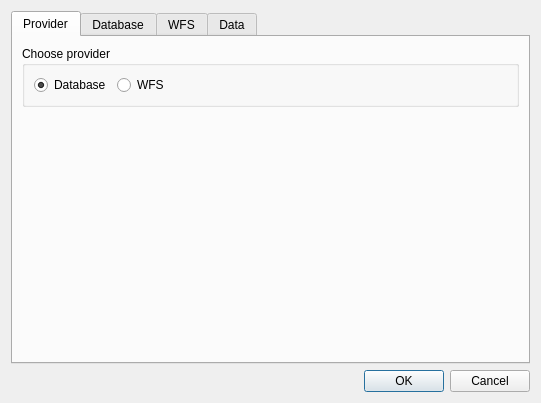
<?xml version="1.0" encoding="UTF-8"?>
<ui version="4.0">
 <class>Settings</class>
 <widget class="QDialog" name="Settings">
  <property name="geometry">
   <rect>
    <x>0</x>
    <y>0</y>
    <width>541</width>
    <height>403</height>
   </rect>
  </property>
  <property name="sizePolicy">
   <sizepolicy hsizetype="Minimum" vsizetype="Preferred">
    <horstretch>0</horstretch>
    <verstretch>0</verstretch>
   </sizepolicy>
  </property>
  <property name="windowTitle">
   <string> Settings</string>
  </property>
  <layout class="QGridLayout" name="gridLayout">
   <item row="3" column="0">
    <widget class="QDialogButtonBox" name="buttonBox">
     <property name="enabled">
      <bool>true</bool>
     </property>
     <property name="standardButtons">
      <set>QDialogButtonBox::Cancel|QDialogButtonBox::Ok</set>
     </property>
    </widget>
   </item>
   <item row="1" column="0">
    <widget class="QTabWidget" name="tabWidget">
     <property name="enabled">
      <bool>true</bool>
     </property>
     <property name="tabShape">
      <enum>QTabWidget::Rounded</enum>
     </property>
     <property name="currentIndex">
      <number>0</number>
     </property>
     <property name="elideMode">
      <enum>Qt::ElideLeft</enum>
     </property>
     <widget class="QWidget" name="tabProvider">
      <attribute name="title">
       <string>Provider</string>
      </attribute>
      <layout class="QGridLayout" name="gridLayout_11">
       <item row="0" column="0">
        <widget class="QGroupBox" name="groupBox_3">
         <property name="title">
          <string>Choose provider </string>
         </property>
         <layout class="QGridLayout" name="gridLayout_4">
          <item row="0" column="0">
           <layout class="QFormLayout" name="formLayout_3">
            <item row="0" column="0">
             <widget class="QRadioButton" name="radioButtonProviderDatabase">
              <property name="text">
               <string>Database</string>
              </property>
              <property name="checked">
               <bool>true</bool>
              </property>
             </widget>
            </item>
            <item row="0" column="1">
             <widget class="QRadioButton" name="radioButtonProviderWfs">
              <property name="text">
               <string>WFS</string>
              </property>
             </widget>
            </item>
           </layout>
          </item>
         </layout>
        </widget>
       </item>
       <item row="1" column="0">
        <spacer name="verticalSpacer_2">
         <property name="orientation">
          <enum>Qt::Vertical</enum>
         </property>
         <property name="sizeHint" stdset="0">
          <size>
           <width>20</width>
           <height>40</height>
          </size>
         </property>
        </spacer>
       </item>
      </layout>
     </widget>
     <widget class="QWidget" name="tabDatabase">
      <property name="enabled">
       <bool>true</bool>
      </property>
      <attribute name="title">
       <string>Database</string>
      </attribute>
      <layout class="QGridLayout" name="gridLayout_2">
       <item row="0" column="0">
        <widget class="QScrollArea" name="scrollArea">
         <property name="frameShape">
          <enum>QFrame::NoFrame</enum>
         </property>
         <property name="frameShadow">
          <enum>QFrame::Raised</enum>
         </property>
         <property name="widgetResizable">
          <bool>true</bool>
         </property>
         <widget class="QWidget" name="scrollAreaWidgetContents">
          <property name="geometry">
           <rect>
            <x>0</x>
            <y>0</y>
            <width>501</width>
            <height>302</height>
           </rect>
          </property>
          <layout class="QGridLayout" name="gridLayout_5">
           <item row="0" column="0">
            <widget class="QGroupBox" name="groupBox">
             <property name="title">
              <string>Connection parameter</string>
             </property>
             <layout class="QGridLayout" name="gridLayout_3">
              <item row="1" column="0">
               <layout class="QFormLayout" name="formLayout">
                <property name="labelAlignment">
                 <set>Qt::AlignLeading|Qt::AlignLeft|Qt::AlignVCenter</set>
                </property>
                <item row="0" column="0">
                 <widget class="QLabel" name="label">
                  <property name="text">
                   <string>Host</string>
                  </property>
                 </widget>
                </item>
                <item row="1" column="0">
                 <widget class="QLabel" name="label_2">
                  <property name="text">
                   <string>Database</string>
                  </property>
                 </widget>
                </item>
                <item row="2" column="0">
                 <widget class="QLabel" name="label_3">
                  <property name="text">
                   <string>Port</string>
                  </property>
                 </widget>
                </item>
                <item row="4" column="0">
                 <widget class="QLabel" name="label_4">
                  <property name="text">
                   <string>Username</string>
                  </property>
                 </widget>
                </item>
                <item row="5" column="0">
                 <widget class="QLabel" name="label_5">
                  <property name="text">
                   <string>User password</string>
                  </property>
                 </widget>
                </item>
                <item row="0" column="1">
                 <widget class="QLineEdit" name="lineEditDbHost"/>
                </item>
                <item row="1" column="1">
                 <widget class="QLineEdit" name="lineEditDbDatabase"/>
                </item>
                <item row="2" column="1">
                 <widget class="QLineEdit" name="lineEditDbPort"/>
                </item>
                <item row="3" column="1">
                 <widget class="QLineEdit" name="lineEditDbSchema"/>
                </item>
                <item row="4" column="1">
                 <widget class="QLineEdit" name="lineEditDbUsername"/>
                </item>
                <item row="5" column="1">
                 <widget class="QLineEdit" name="lineEditDbPassword">
                  <property name="echoMode">
                   <enum>QLineEdit::PasswordEchoOnEdit</enum>
                  </property>
                 </widget>
                </item>
                <item row="6" column="0">
                 <widget class="QLabel" name="label_6">
                  <property name="text">
                   <string>Admin</string>
                  </property>
                 </widget>
                </item>
                <item row="7" column="0">
                 <widget class="QLabel" name="label_7">
                  <property name="text">
                   <string>Admin password</string>
                  </property>
                 </widget>
                </item>
                <item row="6" column="1">
                 <widget class="QLineEdit" name="lineEditDbAdmin"/>
                </item>
                <item row="7" column="1">
                 <widget class="QLineEdit" name="lineEditDbAdminPassword">
                  <property name="echoMode">
                   <enum>QLineEdit::PasswordEchoOnEdit</enum>
                  </property>
                 </widget>
                </item>
                <item row="3" column="0">
                 <widget class="QLabel" name="label_9">
                  <property name="text">
                   <string>Schema</string>
                  </property>
                 </widget>
                </item>
               </layout>
              </item>
             </layout>
            </widget>
           </item>
          </layout>
         </widget>
        </widget>
       </item>
      </layout>
     </widget>
     <widget class="QWidget" name="tabWfs">
      <attribute name="title">
       <string>WFS</string>
      </attribute>
      <layout class="QGridLayout" name="gridLayout_7">
       <item row="0" column="0">
        <widget class="QScrollArea" name="scrollArea_2">
         <property name="frameShape">
          <enum>QFrame::NoFrame</enum>
         </property>
         <property name="frameShadow">
          <enum>QFrame::Plain</enum>
         </property>
         <property name="widgetResizable">
          <bool>true</bool>
         </property>
         <widget class="QWidget" name="scrollAreaWidgetContents_2">
          <property name="geometry">
           <rect>
            <x>0</x>
            <y>0</y>
            <width>501</width>
            <height>302</height>
           </rect>
          </property>
          <layout class="QGridLayout" name="gridLayout_9">
           <item row="0" column="0">
            <widget class="QGroupBox" name="groupBox_2">
             <property name="title">
              <string>Connection parameters </string>
             </property>
             <layout class="QGridLayout" name="gridLayout_8">
              <item row="0" column="0">
               <layout class="QFormLayout" name="formLayout_2">
                <property name="labelAlignment">
                 <set>Qt::AlignLeading|Qt::AlignLeft|Qt::AlignVCenter</set>
                </property>
                <item row="0" column="0">
                 <widget class="QLabel" name="label_8">
                  <property name="text">
                   <string>URL </string>
                  </property>
                 </widget>
                </item>
                <item row="0" column="1">
                 <widget class="QLineEdit" name="lineEditWfsUrl"/>
                </item>
                <item row="1" column="0">
                 <widget class="QLabel" name="label_11">
                  <property name="text">
                   <string>Namespace </string>
                  </property>
                 </widget>
                </item>
                <item row="2" column="0">
                 <widget class="QLabel" name="label_12">
                  <property name="text">
                   <string>Username</string>
                  </property>
                 </widget>
                </item>
                <item row="3" column="0">
                 <widget class="QLabel" name="label_13">
                  <property name="text">
                   <string>User password</string>
                  </property>
                 </widget>
                </item>
                <item row="1" column="1">
                 <widget class="QLineEdit" name="lineEditWfsNamespace"/>
                </item>
                <item row="2" column="1">
                 <widget class="QLineEdit" name="lineEditWfsUsername"/>
                </item>
                <item row="3" column="1">
                 <widget class="QLineEdit" name="lineEditWfsPassword">
                  <property name="echoMode">
                   <enum>QLineEdit::PasswordEchoOnEdit</enum>
                  </property>
                 </widget>
                </item>
               </layout>
              </item>
             </layout>
            </widget>
           </item>
          </layout>
         </widget>
        </widget>
       </item>
      </layout>
     </widget>
     <widget class="QWidget" name="tabData">
      <attribute name="title">
       <string>Data</string>
      </attribute>
      <layout class="QGridLayout" name="gridLayout_6">
       <item row="0" column="0">
        <widget class="QGroupBox" name="groupBox_4">
         <property name="title">
          <string>Temporary Data</string>
         </property>
         <layout class="QGridLayout" name="gridLayout_10">
          <item row="0" column="0">
           <layout class="QHBoxLayout" name="horizontalLayout_2">
            <item>
             <widget class="QLabel" name="label_10">
              <property name="text">
               <string>Directory: </string>
              </property>
             </widget>
            </item>
            <item>
             <widget class="QLineEdit" name="lineEditTempDir"/>
            </item>
            <item>
             <widget class="QPushButton" name="btnBrowseTempDir">
              <property name="text">
               <string>Browse</string>
              </property>
             </widget>
            </item>
           </layout>
          </item>
         </layout>
        </widget>
       </item>
       <item row="1" column="0">
        <spacer name="verticalSpacer">
         <property name="orientation">
          <enum>Qt::Vertical</enum>
         </property>
         <property name="sizeHint" stdset="0">
          <size>
           <width>20</width>
           <height>40</height>
          </size>
         </property>
        </spacer>
       </item>
      </layout>
     </widget>
    </widget>
   </item>
  </layout>
 </widget>
 <resources/>
 <connections>
  <connection>
   <sender>buttonBox</sender>
   <signal>rejected()</signal>
   <receiver>Settings</receiver>
   <slot>reject()</slot>
   <hints>
    <hint type="sourcelabel">
     <x>272</x>
     <y>383</y>
    </hint>
    <hint type="destinationlabel">
     <x>246</x>
     <y>279</y>
    </hint>
   </hints>
  </connection>
  <connection>
   <sender>buttonBox</sender>
   <signal>accepted()</signal>
   <receiver>Settings</receiver>
   <slot>accept()</slot>
   <hints>
    <hint type="sourcelabel">
     <x>341</x>
     <y>382</y>
    </hint>
    <hint type="destinationlabel">
     <x>335</x>
     <y>270</y>
    </hint>
   </hints>
  </connection>
 </connections>
</ui>
